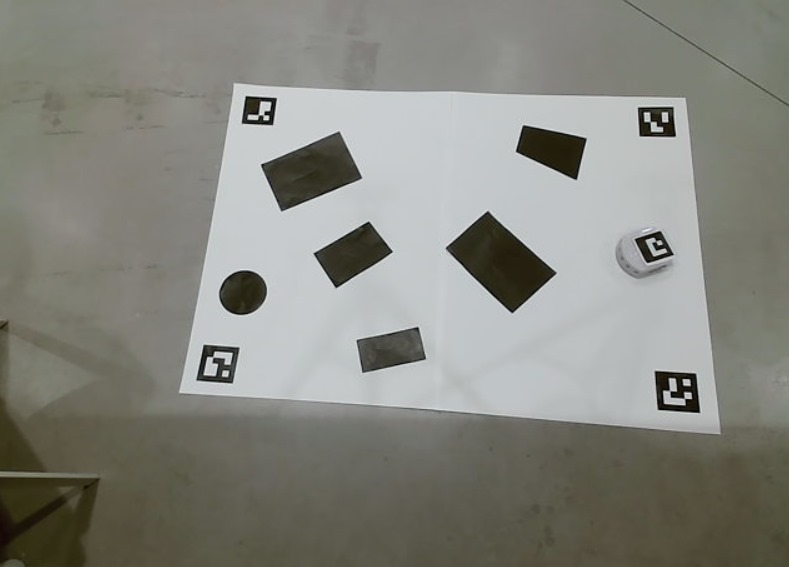
#> input picture figures/map_demo.jpeg, 789 x 567 px; the run also reads 1 picture not shown here
$ jupyter execute index.ipynb
#> lines starting #> are read from the running program, lines starting #| are printed output that depends on the picture; after the words box and inside, x2 and y2 are one past the last pixel; in counts of white or black regions, pixels touching at a corner belong together
#> further down, frame is the input picture: shape (567, 789, 3); mean B, G, R 126.9, 134.2, 133.7
### src/cv.py
import cv2
import numpy as np
import math


def preprocess_map(frame):
    img_gray = cv2.cvtColor(frame, cv2.COLOR_BGR2GRAY)
    img_blur = cv2.GaussianBlur(img_gray, (3, 3), 0)
    bilateral_img = cv2.bilateralFilter(img_blur, 9, 75, 75)
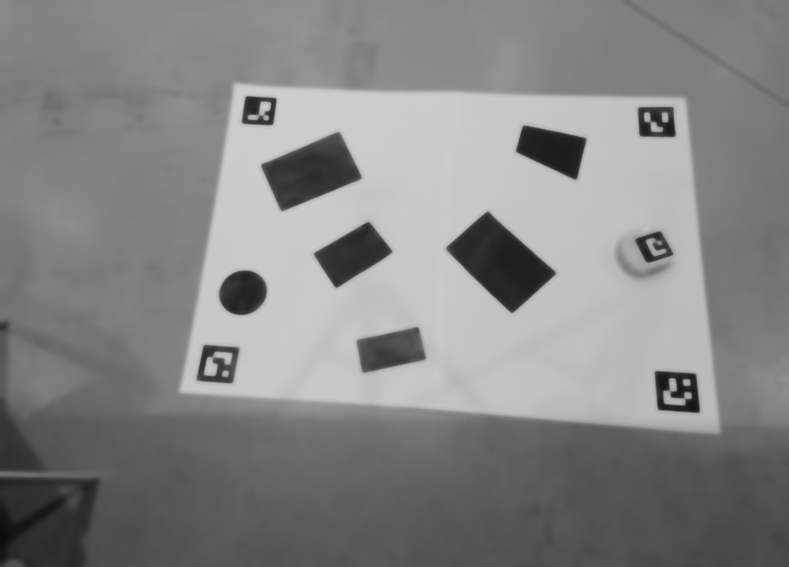
#> bilateral_img: shape (567, 789); min 13, max 206, mean 133.2
    return bilateral_img


def preprocess_obstacles(frame):
    img_gray = preprocess_map(frame)
    canny_img = cv2.Canny(img_gray, 100, 150)
    return canny_img


def detect_map(frame, draw_arucos=False):
    img_gray = preprocess_map(frame)

    # Create the aruco dictionary and detector
    aruco_dict = cv2.aruco.getPredefinedDictionary(cv2.aruco.DICT_4X4_250)
    parameters = cv2.aruco.DetectorParameters()
    detector = cv2.aruco.ArucoDetector(aruco_dict, parameters)

    # Detect the markers
    corners, ids, rejected = detector.detectMarkers(img_gray)
#> corners = ([[655, 371], [694, 373], [699, 412], [658, 409]], [[204, 345], [239, 348], [231, 383], [196, 379]], [[638, 108], [672, 107], [675, 135], [641, 136]], [[246, 96], [276, 98], [272, 124], [242, 123]], [[647, 262], [635, 239], [660, 231], [673, 254]]); ids = [4, 5, 3, 2, 1]; rejected = 7 items

    map_coords = np.zeros((4, 2), dtype=np.float32)

    if ids is not None:
        if draw_arucos:
            cv2.aruco.drawDetectedMarkers(frame, corners, ids)
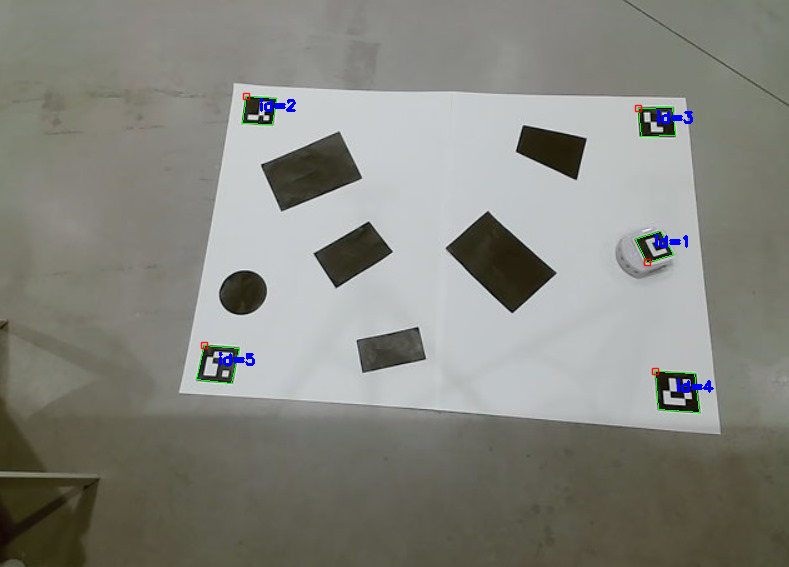
#> frame: shape (567, 789, 3); 0.48% of pixels changed, all inside (x1, y1, x2, y2) = (196, 92, 714, 413)

        for aruco_id, corners in zip(ids, corners):
            aruco_id = np.squeeze(aruco_id)
            corners = np.squeeze(corners)

            # Corners are ordered in clockwise order, and start from the top left corner
            if aruco_id == 2:
                map_coords[0] = corners[0]
            elif aruco_id == 3:
                map_coords[1] = corners[1]
            elif aruco_id == 4:
                map_coords[2] = corners[2]
            elif aruco_id == 5:
                map_coords[3] = corners[3]
            else:
                continue
#> this loop made 5 passes
#> (aruco_id, corners) on passes 1 to 5: (4, [[655, 371], [694, 373], [699, 412], [658, 409]]), (5, [[204, 345], [239, 348], [231, 383], [196, 379]]), (3, [[638, 108], [672, 107], [675, 135], [641, 136]]), (2, [[246, 96], [276, 98], [272, 124], [242, 123]]), (1, [[647, 262], [635, 239], [660, 231], [673, 254]])
#> after the loop, map_coords = [[246, 96], [672, 107], [699, 412], [196, 379]]

        return map_coords


def fix_map_perspective(frame, map_coords, map_max_width, map_max_height):
    pts2 = np.float32([[0, 0], [map_max_width, 0], [map_max_width, map_max_height], [0, map_max_height]])
    matrix = cv2.getPerspectiveTransform(map_coords, pts2)
    map_frame = cv2.warpPerspective(frame, matrix, (map_max_width, map_max_height))
    return map_frame


def detect_obstacles_and_goal(frame, padding_obstacles):
    canny_img = preprocess_obstacles(frame)
    mask_obstacles = np.zeros_like(frame)

    obstacle_contours = []
    goal_coords = None

    contours, hierarchy = cv2.findContours(canny_img, cv2.RETR_TREE, cv2.CHAIN_APPROX_SIMPLE)

    for i, contour in enumerate(contours):
        if hierarchy[0][i][3] != -1 and cv2.contourArea(contour) > 5000:
            epsilon = 0.01 * cv2.arcLength(contour, True)
            approx = cv2.approxPolyDP(contour, epsilon, True).squeeze()

            if len(approx) > 10:
                (x,y), _ = cv2.minEnclosingCircle(contour)
                goal_coords = (int(x), int(y))
            else:
                M = cv2.moments(contour)
                if M["m00"] == 0:
                    centroid = np.array([0, 0])
                else:
                    centroid = np.array([int(M["m10"] / M["m00"]), int(M["m01"] / M["m00"])])

                mask_obstacle = np.zeros_like(approx)

                for j, vertex in enumerate(approx):
                    vector = vertex - centroid
                    unit_vector = vector / np.linalg.norm(vector)

                    mask_obstacle[j] = vertex + (unit_vector * (9*padding_obstacles //10))
                    approx[j] = vertex + unit_vector * padding_obstacles

                cv2.drawContours(mask_obstacles, [mask_obstacle], 0, (255, 255, 255), -1)
                obstacle_contours.append(approx)

    # Add border to mask to prevent errors when detecting the path
    map_height, map_with, _ = mask_obstacles.shape
    cv2.line(mask_obstacles, (1, 1), (map_with - 1, 1), (255, 255, 255), thickness=1)
    cv2.line(mask_obstacles, (1, 1), (1, map_height - 1), (255, 255, 255), thickness=1)
    cv2.line(mask_obstacles, (1, map_height - 1), (map_with - 1, map_height - 1), (255, 255, 255), thickness=1)
    cv2.line(mask_obstacles, (map_with - 1, 1), (map_with - 1, map_height - 1), (255, 255, 255), thickness=1)
    cv2.imshow('mask_obstacles', mask_obstacles)

    return obstacle_contours, mask_obstacles, goal_coords


# [6 lines left out: function get_obstacle_vertices, not called in this run]


def draw_goal(frame, goal_coords):
    cv2.circle(frame, goal_coords, 7, (0, 255, 0), -1)
    text_coords = (goal_coords[0] + 20, goal_coords[1] + 10)
    cv2.putText(frame, 'Goal', text_coords, cv2.FONT_HERSHEY_SIMPLEX, 1, (255, 0, 0), 3)


def draw_obstacles(frame, obstacles_contours):
    img_mask = np.zeros_like(frame)
    map_height, map_width = frame.shape[:2]

    for contour in obstacles_contours:
        for vertex in contour:
            cv2.circle(frame, tuple(vertex), 5, (0, 0, 255), -1)


def detect_thymio(frame, draw_aruco=False):
    img_gray = preprocess_map(frame)

    aruco_dict = cv2.aruco.getPredefinedDictionary(cv2.aruco.DICT_4X4_250)
    parameters = cv2.aruco.DetectorParameters()
    detector = cv2.aruco.ArucoDetector(aruco_dict, parameters)

    corners, ids, rejected = detector.detectMarkers(img_gray)

    thymio_found = False
    thymio_coords = [0, 0]
    thymio_angle = 0

    if ids is not None:
        for aruco_id, corners in zip(ids, corners):
            aruco_id = np.squeeze(aruco_id)
            if aruco_id == 1:
                if draw_aruco:
                    cv2.aruco.drawDetectedMarkers(frame, [corners], aruco_id)

                corners = np.squeeze(corners)
                # An aruco has 4 corners ordered in clockwise order, and start from the top left corner
                # Each corner is an array of 2 elements: x and y coordinates
                tl = corners[0]
                tr = corners[1]
                br = corners[2]
                bl = corners[3]

                # Thymio center point is get by averaging the top left and bottom right corners
                thymio_center_x = int((corners[0][0] + corners[2][0]) / 2)
                thymio_center_y = int((corners[0][1] + corners[2][1]) / 2)
                thymio_coords = [thymio_center_x, thymio_center_y]
                cv2.circle(frame, tuple(thymio_coords), 7, (255, 0, 0), -1)

                # Angle cuadrant 1: 0-90, cuadrant 2: 90-180, cuadrant 3: 180-270, cuadrant 4: 270-360
                # Reference: https://github.com/anish-natekar/OpenCV_ArUco_Angle_Estimation/blob/main/aruco_library.py
                top_middle = (int((tl[0] + tr[0]) / 2), -int((tl[1] + tr[1]) / 2))

                # The center of the aruco with negative y axis
                centre = (tl[0] + tr[0] + bl[0] + br[0]) / 4, -((tl[1] + tr[1] + bl[1] + br[1]) / 4)
                try:
                    thymio_angle = math.degrees(np.arctan((top_middle[1] - centre[1]) / (top_middle[0] - centre[0])))
                except:
                    # Tangent has asymptote at 90 and 270 degrees, so we need to handle these cases
                    if top_middle[1] > centre[1]:
                        thymio_angle = 90
                    elif top_middle[1] < centre[1]:
                        thymio_angle = 270

                if top_middle[0] >= centre[0] and top_middle[1] < centre[1]:
                    thymio_angle = 360 + thymio_angle
                elif top_middle[0] < centre[0]:
                    thymio_angle = 180 + thymio_angle

                top_middle = (top_middle[0], -top_middle[1])
                cv2.arrowedLine(frame, tuple(thymio_coords), top_middle, (0, 255, 0), 7, tipLength=0.5)

                thymio_found = True
                thymio_angle = math.radians(thymio_angle)

    return thymio_found, thymio_coords, thymio_angle


# [19 lines left out: functions convert_pixel_to_cm, convert_cm_to_pixel, convert_cm_length_to_pixel, not called in this run]

### index.ipynb
# 🤖 Mobile robots project - Team 30

<div style="border: 2px solid #4CAF50; border-radius: 10px; padding: 15px; background-color: #E8F5E9; color: #333;">
    <strong>Course:</strong> <span>Basics of Mobile Robotics</span>
    <br><br>
    <strong>Professor:</strong> <span>Francesco Mondada</span>
    <br><br>
    <strong>T30 members:</strong>
    <ul>
        <li><strong>Name:</strong> Jiwon You, <strong>SCIPER:</strong> 394716</li>
        <li><strong>Name:</strong> Adriana Nancy Orellana Torrico, <strong>SCIPER:</strong> 376792</li>
        <li><strong>Name:</strong> Charles Froessel, <strong>SCIPER:</strong> 302841</li>
        <li><strong>Name:</strong> Johann Lugon-Moulin, <strong>SCIPER:</strong> 341451</li>
    </ul>
</div>

-------

# 📖 Project description

In this project, we are going to apply the concepts learned in the Basics of Mobile Robotics course to implement a system with multiple components, including vision, global navigation, local navigation, filtering, and motion control. Our goal is to enable a Thymio robot to navigate through an environment with a map, obstacles, and a goal point, while avoiding potential obstacles that may appear in its path and using motion estimation to improve its localization.

The system begins by detecting the map, obstacles, and goal point using a vision component, which also tracks the Thymio's position in real-time. The global navigation component then uses this information to plan the best path to the goal. Once the global path is computed, the local navigation component guides the Thymio along the path, and if new obstacles appear, the Thymio avoids them and returns to the original path.

In the following sections, we will describe the environment and components of our system in more detail. We will also present the results of our project in various scenarios, including static obstacles (2D shapes), dynamic obstacles (a 3D box), and kidnapping scenarios where the Thymio is moved to a different location on the map and must recompute a path to the goal.

## 1. Environment

For the environment we made the following choices:

- **Map:** Our map has a size of 133 cm x 92 cm. We placed ArUco markers at the corners to facilitate map detection by the vision component.
- **Static obstacles:** We created several convex black paper polygons and placed them at different locations on the map.
- **Dynamic obstacles:** We used a square box as a dynamic obstacle that can appear along the path, and the Thymio must navigate around it.
- **Goal:** The goal is represented by a black circle on the map, which the Thymio must reach.

Below you can see an image of the environment we created:

<div style="text-align: center; margin-top:20px;">
    <strong>Environment captured by the camera</strong>
</div>
<div style="text-align: center; margin-top:20px;">

</div>

## 2. Components

### 2.1. Vision

**Responsible:** Adriana Nancy Orellana Torrico

The vision component is the responsible to take frames of the environment, preprocess them, and detect meaningful information. In this case, the map, its obstacles, the goal position and identify the thymio robot in real-time. To achieve this we use a camera AUKEY and the [openCV](https://opencv.org/) library. Our solution can be divided in the following steps:

1. Detect the map in the image.
2. Once the map is detected, fix the perspective to have a top view of it.
3. Identify the obstacles and the goal inside the map.
4. Detect the Thymio robot in real-time, providing its position and orientation.

#### Map detection

To detect the map, we first preprocess the image to remove any noise that might interfere with the detection. We use a bilateral filter to achieve this, which removes noise while preserving the sharp edges of the map. Then, we place ArUco markers, which are binary patterns designed to be easily detectable in images and robust to changes in lighting conditions, at each corner of the map. Each ArUco marker has a unique identifier, and thanks to OpenCV, the x and y coordinates of each marker's four corners can be obtained in clockwise order. The following image shows the ArUco markers we used:

- **Top-left corner:** ArUco 2
- **Top-right corner:** ArUco 3
- **Bottom-right corner:** ArUco 4
- **Bottom-left corner:** ArUco 5

<div style="text-align: center; margin-top:20px;">


</div>
<div style="text-align: center;">


</div>
<div style="text-align: center; margin-top:20px;">
    <strong>Aruco markers with identifiers 2, 3 in the first row and 5, 4 in the second row</strong>
</div>

Once we detect these ArUco markers using OpenCV, we get the following corners of each marker:

- Top-left corner of ArUco 2
- Top-right corner of ArUco 3
- Bottom-right corner of ArUco 4
- Bottom-left corner of ArUco 5

With this data, we can correct the perspective of the map to obtain a top-down view, even if the camera is not positioned directly above the map. The following code shows the results of our map detection with perspective correction:

[cell 1]
import cv2
import matplotlib.pyplot as plt

from src.cv import *

MAP_MAX_WIDTH = 500
MAP_MAX_HEIGHT = 400

frame = cv2.imread('./figures/map_demo.jpeg')
frame_copy = frame.copy()

map_coords = detect_map(frame_copy, draw_arucos=True)
#> map_coords = [[246, 96], [672, 107], [699, 412], [196, 379]]

# Draw the border of the map
cv2.polylines(frame_copy, [map_coords.astype(np.int32)], True, (0, 255, 0), 2)
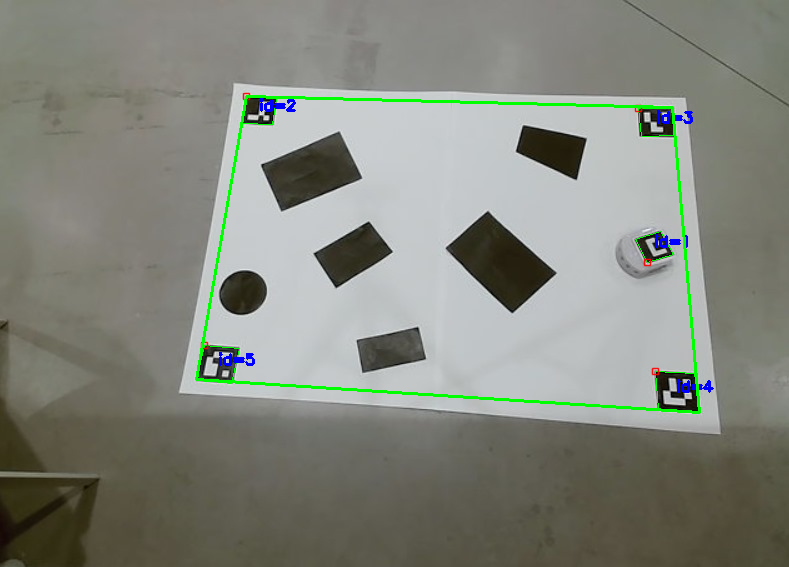
#> frame_copy: shape (567, 789, 3); 0.96% of pixels changed, all inside (x1, y1, x2, y2) = (195, 95, 701, 414)

map_frame = fix_map_perspective(frame, map_coords, MAP_MAX_WIDTH, MAP_MAX_HEIGHT)
#> in fix_map_perspective, `matrix = cv2.getPerspectiveTransform(map_coords, pts2)`: matrix = [[1.36, 0.241, -358.4], [-0.0471, 1.82, -163.5], [0.000135, 0.000711, 1]]
#> in fix_map_perspective, `map_frame = cv2.warpPerspective(frame, matrix, (map_max_width, map_max..`:
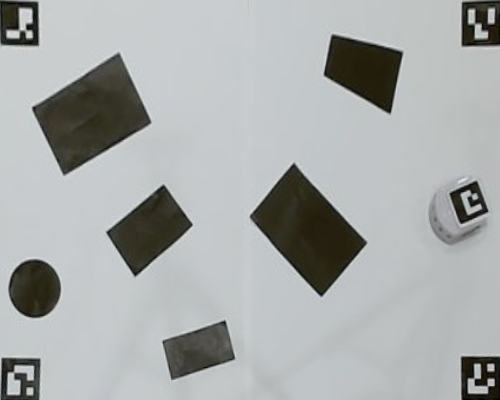
#> map_frame: shape (400, 500, 3); mean B, G, R 170.8, 171.2, 168.2

plt.figure(figsize=(16, 5))

plt.subplot(1, 3, 1)
plt.imshow(frame)
plt.title('Original frame')
plt.axis('off')

plt.subplot(1, 3, 2)
plt.imshow(frame_copy)
plt.title('Map detected')
plt.axis('off')

plt.subplot(1, 3, 3)
plt.imshow(map_frame)
plt.title('Map with perspective fixed')
plt.axis('off')

plt.tight_layout()
plt.show()

#### Obstacle and goal detection

After identifying the map and correcting its perspective, we detect the obstacles and goal within it. To do this, we convert the image to grayscale and apply a Canny filter to detect the edges of all the elements inside the map. This helps us to identify the contours of the obstacles and goal.

We find the contours of all the elements inside the map using `contours, hierarchy = cv2.findContours(canny_img, cv2.RETR_TREE, cv2.CHAIN_APPROX_SIMPLE)`,  focusing only on the outer contours and removing redundant points to approximate them to simple shapes with vertices. For example, when we apply this process to a rectangle, we end up with four points that represent its corners. On the other hand, when we approximate the contour of a circle, we get more than 10 points. Thus, a threshold of 10 points to determine whether a contour is a circle or not was established. If it has more than 10 points, we consider it a circle.

Once we have identified a circle, we calculate its circumference and center coordinates (x, y), which represent the goal's location. In the case of obstacles, we need to expand their contours to prevent the Thymio from passing through them.

[cell 2]
from matplotlib import pyplot as plt
from src.cv import *

map_with_obstacles = cv2.imread('./figures/obstacles.png')
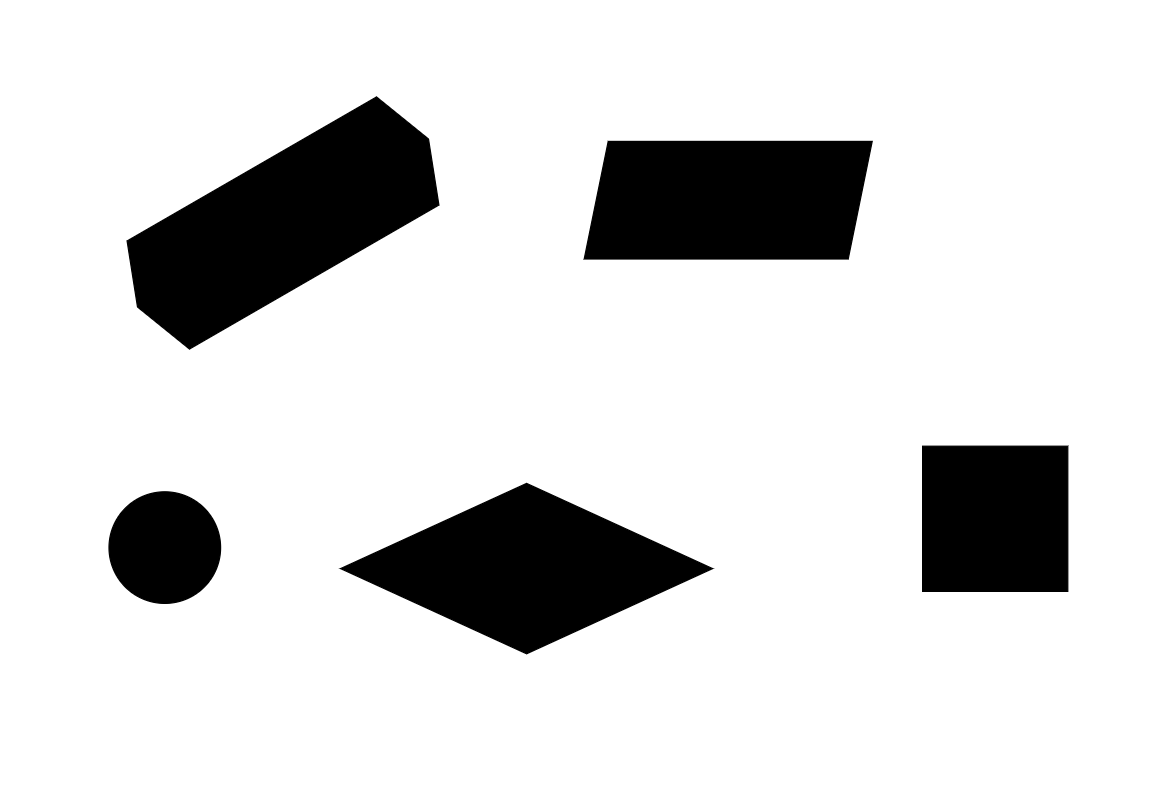
#> input picture figures/obstacles.png, 1150 x 812 px
#> map_with_obstacles is the input picture: shape (812, 1150, 3); min 0, max 255, mean 218.3
map_with_obstacles_copy = map_with_obstacles.copy()

canny_img = preprocess_obstacles(map_with_obstacles)
#> (the rest of the program and of its run is left out)
